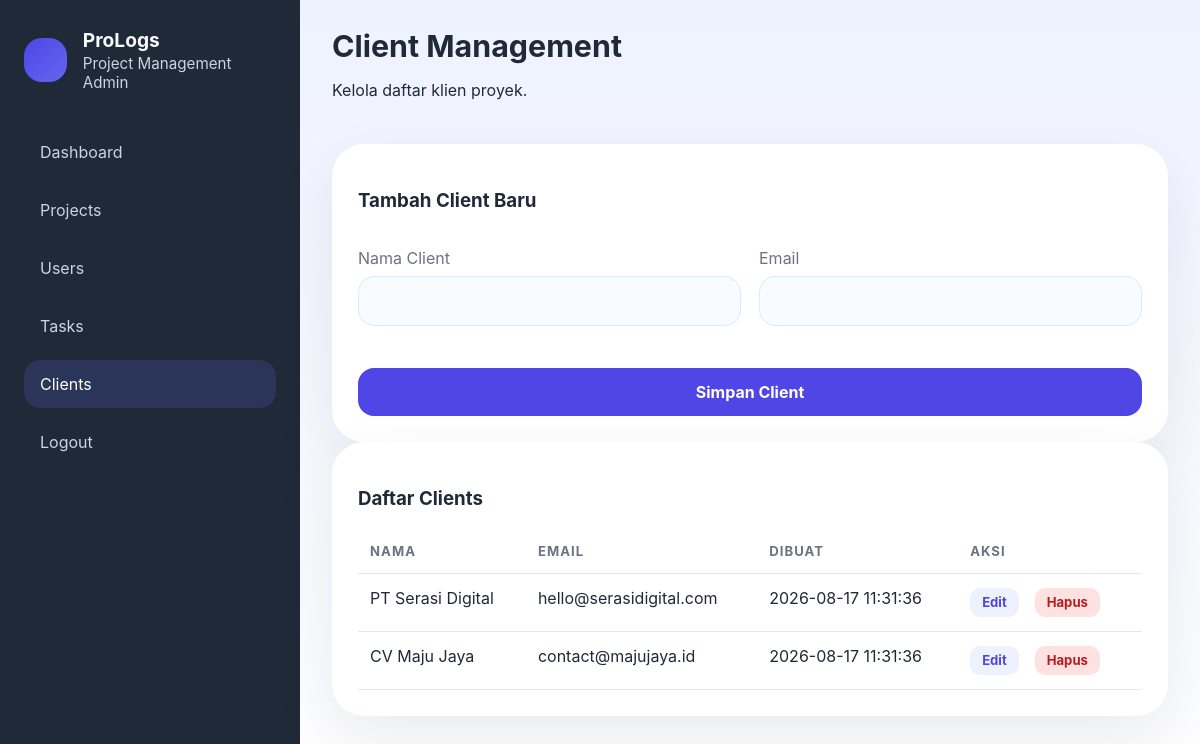
Page /dashboard-project-manajement/client.php (signed in) on the committed database.
### tables this page shows
CREATE TABLE IF NOT EXISTS clients (
    id INT AUTO_INCREMENT PRIMARY KEY,
    name VARCHAR(150) NOT NULL,
    email VARCHAR(150) NOT NULL,
    created_at TIMESTAMP DEFAULT CURRENT_TIMESTAMP
);

### dashboard-project-manajement/db.php (called while the page is built, shortened)
<?php
$config = require __DIR__ . '/config.php';
function db()
{
    static $pdo = null;
    if ($pdo === null) {
        global $config;
        if (!empty($config['db_socket'])) {
            $dsn = sprintf(
                'mysql:dbname=%s;charset=%s;unix_socket=%s',
                $config['db_name'],
                $config['db_charset'],
                $config['db_socket']
            );
        }
        $pdo = new PDO($dsn, $config['db_user'], $config['db_pass'], [
            PDO::ATTR_ERRMODE => PDO::ERRMODE_EXCEPTION,
            PDO::ATTR_DEFAULT_FETCH_MODE => PDO::FETCH_ASSOC,
        ]);
        seedSampleData($pdo);
    }
    return $pdo;
}
function seedSampleData(PDO $pdo)
{
    try {
        $pdo->exec("CREATE TABLE IF NOT EXISTS clients (
            id INT AUTO_INCREMENT PRIMARY KEY,
            name VARCHAR(150) NOT NULL,
            email VARCHAR(150) NOT NULL,
            created_at TIMESTAMP DEFAULT CURRENT_TIMESTAMP
        ) ENGINE=InnoDB DEFAULT CHARSET=utf8mb4");
        $pdo->exec("CREATE TABLE IF NOT EXISTS notifications (
            id INT AUTO_INCREMENT PRIMARY KEY,
            user_id INT NULL,
            title VARCHAR(150) NOT NULL,
            message TEXT NOT NULL,
            is_read TINYINT(1) NOT NULL DEFAULT 0,
            created_at TIMESTAMP DEFAULT CURRENT_TIMESTAMP,
            FOREIGN KEY (user_id) REFERENCES users(id) ON DELETE CASCADE
        ) ENGINE=InnoDB DEFAULT CHARSET=utf8mb4");
        $pdo->exec("CREATE TABLE IF NOT EXISTS messages (
            id INT AUTO_INCREMENT PRIMARY KEY,
            sender_user_id INT NOT NULL,
            receiver_user_id INT NULL,
            subject VARCHAR(150) NOT NULL,
            message TEXT NOT NULL,
            created_at TIMESTAMP DEFAULT CURRENT_TIMESTAMP,
            FOREIGN KEY (sender_user_id) REFERENCES users(id) ON DELETE CASCADE,
            FOREIGN KEY (receiver_user_id) REFERENCES users(id) ON DELETE SET NULL
        ) ENGINE=InnoDB DEFAULT CHARSET=utf8mb4");
        $pdo->exec("CREATE TABLE IF NOT EXISTS plans (
            id INT AUTO_INCREMENT PRIMARY KEY,
            user_id INT NOT NULL,
            title VARCHAR(150) NOT NULL,
            notes TEXT,
            due_date DATE NULL,
            status VARCHAR(50) NOT NULL DEFAULT 'Planned',
            created_at TIMESTAMP DEFAULT CURRENT_TIMESTAMP,
            FOREIGN KEY (user_id) REFERENCES users(id) ON DELETE CASCADE
        ) ENGINE=InnoDB DEFAULT CHARSET=utf8mb4");
        $pdo->exec("CREATE TABLE IF NOT EXISTS activity_logs (
            id INT AUTO_INCREMENT PRIMARY KEY,
            user_id INT NULL,
            module VARCHAR(100) NOT NULL,
            action VARCHAR(100) NOT NULL,
            details TEXT NULL,
            created_at TIMESTAMP DEFAULT CURRENT_TIMESTAMP,
            FOREIGN KEY (user_id) REFERENCES users(id) ON DELETE SET NULL
        ) ENGINE=InnoDB DEFAULT CHARSET=utf8mb4");
    } catch (PDOException $e) {
        return;
    }
    try {
        $userCount = $pdo->query('SELECT COUNT(*) AS total FROM users')->fetch(PDO::FETCH_ASSOC);
    } catch (PDOException $e) {
        return;
    }
    try {
        $clientCount = $pdo->query('SELECT COUNT(*) AS total FROM clients')->fetch(PDO::FETCH_ASSOC);
    } catch (PDOException $e) {
        return;
    }
    try {
        $projectCount = $pdo->query('SELECT COUNT(*) AS total FROM projects')->fetch(PDO::FETCH_ASSOC);
    } catch (PDOException $e) {
        return;
    }
    try {
        $notificationCount = $pdo->query('SELECT COUNT(*) AS total FROM notifications')->fetch(PDO::FETCH_ASSOC);
    } catch (PDOException $e) {
        return;
    }
    try {
        $messageCount = $pdo->query('SELECT COUNT(*) AS total FROM messages')->fetch(PDO::FETCH_ASSOC);
    } catch (PDOException $e) {
        return;
    }
    try {
        $planCount = $pdo->query('SELECT COUNT(*) AS total FROM plans')->fetch(PDO::FETCH_ASSOC);
    } catch (PDOException $e) {
        return;
    }
    try {
        $activityCount = $pdo->query('SELECT COUNT(*) AS total FROM activity_logs')->fetch(PDO::FETCH_ASSOC);
    } catch (PDOException $e) {
        return;
    }
    if (!$activityCount || intval($activityCount['total']) === 0) {
        $adminUser = $pdo->query("SELECT id FROM users WHERE role = 'admin' LIMIT 1")->fetch(PDO::FETCH_ASSOC);
        if ($adminUser) {
            $pdo->exec("INSERT INTO activity_logs (user_id, module, action, details, created_at) VALUES
                (" . intval($adminUser['id']) . ", 'dashboard', 'login', 'Admin login berhasil.', NOW()),
                (" . intval($adminUser['id']) . ", 'projects', 'create', 'Project Client Website dibuat.', NOW()),
                (" . intval($adminUser['id']) . ", 'tasks', 'create', 'Tugas review UI dibuat untuk user.', NOW())");
        }
    }
    try {
        $taskCount = $pdo->query('SELECT COUNT(*) AS total FROM tasks')->fetch(PDO::FETCH_ASSOC);
    } catch (PDOException $e) {
        return;
    }
}
function fetchAll($sql, $params = [])
{
    $stmt = db()->prepare($sql);
    $stmt->execute($params);
    return $stmt->fetchAll();
}

### dashboard-project-manajement/client.php (the view, shortened to what this page needs)
<?php
require_once __DIR__ . '/db.php';
$editClient = null;
$clients = fetchAll('SELECT * FROM clients ORDER BY created_at DESC');
?>
<!DOCTYPE html>
<html lang="id">
<head>
    <link rel="stylesheet" href="assets/css/style.css">
</head>
<body>
    <div class="app-shell">
        <aside class="sidebar">
            <div class="logo">
                <div class="logo-mark"></div>
                <div>
                    <strong>ProLogs</strong>
                    <p>Project Management Admin</p>
                </div>
            </div>
            <nav class="menu">
                <a class="menu-item" href="dashboard.php">Dashboard</a>
                <a class="menu-item" href="projects.php">Projects</a>
                <a class="menu-item" href="users.php">Users</a>
                <a class="menu-item" href="tasks.php">Tasks</a>
                <a class="menu-item active" href="client.php">Clients</a>
                <a class="menu-item" href="logout.php">Logout</a>
            </nav>
        </aside>
        <main class="main-content">
            <header class="topbar">
                <div class="page-title">
                    <h2>Client Management</h2>
                    <p>Kelola daftar klien proyek.</p>
                </div>
            </header>
            <section class="panel">
                <h3><?php echo $editClient ? 'Edit Client' : 'Tambah Client Baru'; ?></h3>
                <form method="post" class="form-grid">
                    <div>
                        <label>Nama Client</label>
                        <input type="text" name="name" value="<?php echo htmlspecialchars($editClient['name'] ?? ''); ?>" required>
                    </div>
                    <div>
                        <label>Email</label>
                        <input type="email" name="email" value="<?php echo htmlspecialchars($editClient['email'] ?? ''); ?>" required>
                    </div>
                    <div class="full-width">
                        <button type="submit" class="btn-primary"><?php echo $editClient ? 'Update Client' : 'Simpan Client'; ?></button>
                    </div>
                </form>
            </section>
            <section class="panel table-card">
                <h3>Daftar Clients</h3>
                <div class="table-wrap">
                    <table>
                        <thead>
                            <tr>
                                <th>Nama</th>
                                <th>Email</th>
                                <th>Dibuat</th>
                                <th>Aksi</th>
                            </tr>
                        </thead>
                        <tbody>
                            <?php foreach ($clients as $client): ?>
                                <tr>
                                    <td><?php echo htmlspecialchars($client['name']); ?></td>
                                    <td><?php echo htmlspecialchars($client['email']); ?></td>
                                    <td><?php echo htmlspecialchars($client['created_at']); ?></td>
                                    <td>
                                        <div class="action-row">
                                            <a class="button-link" href="client.php?edit=<?php echo $client['id']; ?>">Edit</a>
                                            <a class="button-link danger" href="client.php?delete=<?php echo $client['id']; ?>" onclick="return confirm('Hapus client ini?');">Hapus</a>
                                        </div>
                                    </td>
                                </tr>
                            <?php endforeach; ?>
                        </tbody>
                    </table>
                </div>
            </section>
        </main>
    </div>
</body>
</html>

### dashboard-project-manajement/assets/css/style.css (style rules this page uses)
:root { --bg: #eff3ff; --surface: #ffffff; --surface-2: #f7f9ff; --text: #1f2937; --muted: #6b7280; --primary: #4f46e5; --primary-soft: #eef2ff; --success: #22c55e; --warning: #f59e0b; --error: #ef4444; --shadow: 0 24px 64px rgba(15, 23, 42, 0.08); }
* { box-sizing: border-box; }
body { margin: 0; font-family: Inter, system-ui, -apple-system, BlinkMacSystemFont, 'Segoe UI', sans-serif; background: linear-gradient(180deg, #eef2ff 0%, #ffffff 100%); color: var(--text); }
button, input, select, textarea { font: inherit; }
button { border: 0; cursor: pointer; }
.form-grid { display: grid; grid-template-columns: repeat(2, minmax(0, 1fr)); gap: 18px; }
.full-width { grid-column: 1 / -1; }
input[type="text"], input[type="email"], input[type="password"], input[type="search"], input[type="date"], select, textarea { width: 100%; padding: 14px 16px; border-radius: 16px; border: 1px solid #dbeafe; background: #f8fbff; outline: none; transition: border-color 0.2s ease; }
.table-wrap { overflow-x: auto; }
table { width: 100%; border-collapse: collapse; }
th, td { padding: 14px 12px; border-bottom: 1px solid #e5e7eb; text-align: left; vertical-align: top; }
th { color: var(--muted); font-size: 0.82rem; text-transform: uppercase; letter-spacing: 0.08em; }
.button-link { display: inline-flex; align-items: center; justify-content: center; margin-right: 8px; padding: 8px 12px; border-radius: 10px; background: #eef2ff; color: var(--primary); font-weight: 700; font-size: 0.82rem; line-height: 1; transition: opacity 0.2s ease, transform 0.2s ease; }
.button-link.danger { background: #fee2e2; color: #b91c1c; }
.action-row { display: flex; flex-wrap: wrap; gap: 8px; }
a { text-decoration: none; color: inherit; }
label { display: block; margin-top: 18px; margin-bottom: 8px; color: var(--muted); }
input[type="email"], input[type="password"], input[type="search"] { width: 100%; padding: 14px 16px; border-radius: 16px; border: 1px solid #dbeafe; background: #f8fbff; outline: none; transition: border-color 0.2s ease; }
.btn-primary { width: 100%; margin-top: 24px; padding: 14px 18px; border-radius: 16px; background: var(--primary); color: #fff; font-weight: 700; }
.app-shell { display: grid; grid-template-columns: 300px 1fr; min-height: 100vh; }
.sidebar { background: #1f2937; color: #f8fafc; display: flex; flex-direction: column; padding: 28px 24px; }
.logo { display: flex; align-items: center; gap: 16px; margin-bottom: 36px; }
.logo-mark { width: 44px; height: 44px; border-radius: 18px; background: linear-gradient(135deg, #4f46e5, #6366f1); }
.logo strong { display: block; font-size: 1.2rem; }
.logo p { margin: 2px 0 0; color: #cbd5e1; font-size: 0.95rem; }
.menu { display: grid; gap: 10px; }
.menu-item { display: block; padding: 14px 16px; border-radius: 16px; color: #cbd5e1; }
.menu-item.active, .menu-item:hover { background: rgba(99, 102, 241, 0.18); color: #fff; }
.main-content { padding: 28px 32px; }
.topbar { display: flex; justify-content: space-between; align-items: center; gap: 20px; margin-bottom: 28px; }
.page-title h2 { margin: 0; font-size: 1.9rem; }
.panel { background: var(--surface); border-radius: 32px; padding: 26px; box-shadow: var(--shadow); }

### rows in the picture
clients: name "PT Serasi Digital", email "hello@serasidigital.com", created_at "2026-08-17 11:31:36"
clients: name "CV Maju Jaya", email "contact@majujaya.id", created_at "2026-08-17 11:31:36"
